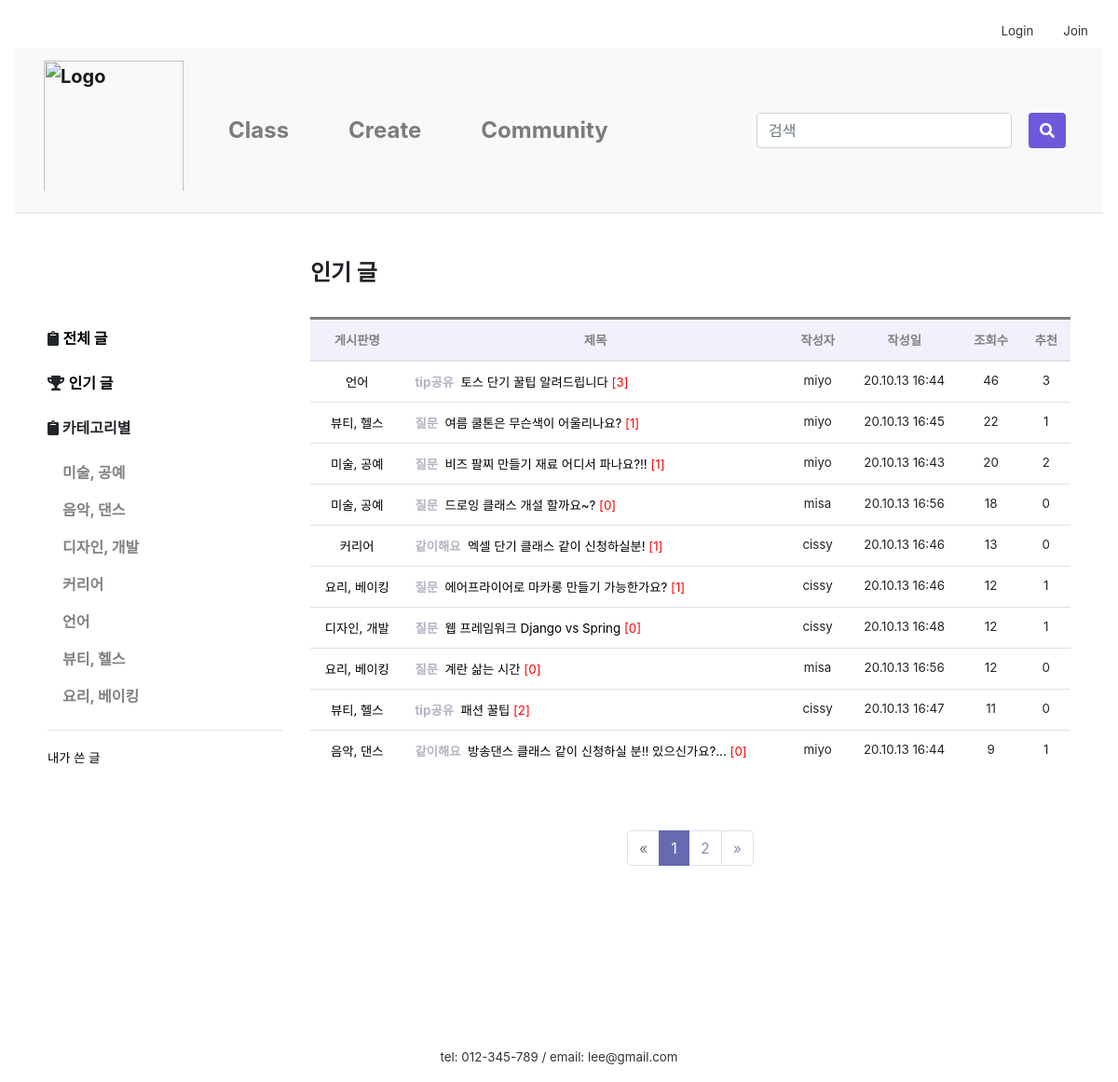
/community/best/, run on an earlier commit of the app's database.
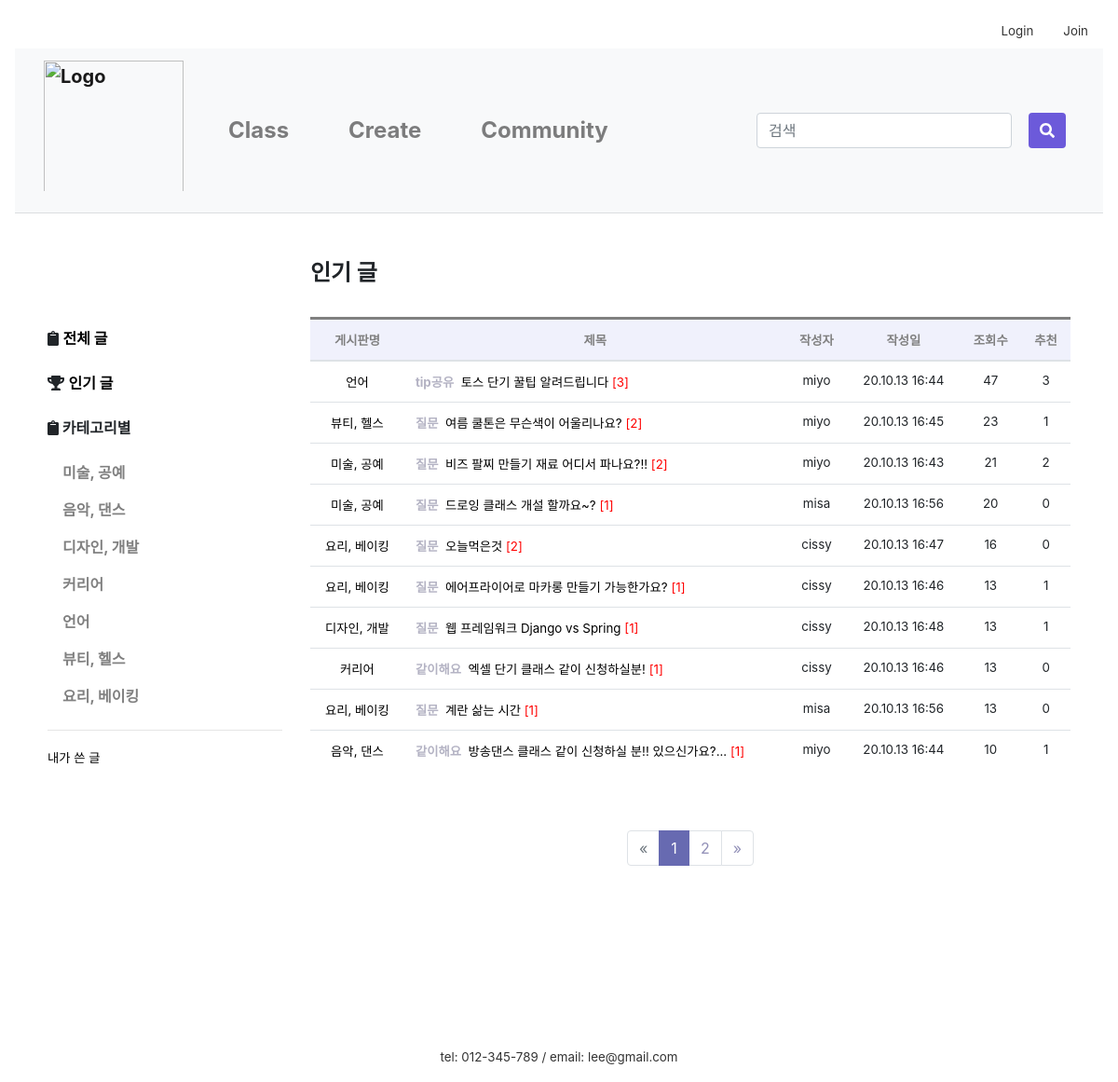
And on a later commit of the database.
### firstApp/models.py (models this page shows, shortened)
class Category(models.Model):
    name = models.CharField(max_length=20)
    def __str__(self):
        return self.name

class Post(models.Model):
    author = models.ForeignKey(settings.AUTH_USER_MODEL, on_delete=models.CASCADE, default=1)
    category = models.ForeignKey('firstApp.Category', on_delete=models.CASCADE, default=2)
    bullet = models.ForeignKey('firstApp.Bullet', on_delete=models.CASCADE, default=1)
    title = models.CharField(max_length=60)
    text = RichTextUploadingField()
    created_date = models.DateTimeField(default=timezone.now)
    published_date = models.DateTimeField(
            blank=True, null=True)
    views = models.PositiveIntegerField(default=0)
    recommendations = models.PositiveIntegerField(default=0)
    recommend_user = models.ManyToManyField(settings.AUTH_USER_MODEL, related_name='recommend_post')
    no_recommendations = models.PositiveIntegerField(default=0)
    no_recommend_user = models.ManyToManyField(settings.AUTH_USER_MODEL, related_name='no_recommend_post')
    class Meta:
        ordering = ['-id']

class Bullet(models.Model):
    name = models.CharField(max_length=20)
    def __str__(self):
        return self.name

### firstApp/views.py (the view)
# urls.py: path('community/best/', views.bestPost, name='bestPost'),
def bestPost(request):
    cate_list = Category.objects.all()
    post_list = Post.objects.order_by('-views', '-recommendations')
    page = request.GET.get('page', 1)
    paginator = Paginator(post_list, 10)
    try:
        posts = paginator.page(page)
    except PageNotAnInteger:
        posts = paginator.page(1)
    except EmptyPage:
        posts = paginator.page(paginator.num_pages)
    return render(request, 'firstApp/community.html', {
       'posts': posts, 'cate_list': cate_list, 'cateName': "인기 글", 'cateId': "0", 'page': page})

### firstApp/templates/firstApp/community.html (shortened to what this page needs)
{% extends 'firstApp/base.html'%}
{% load static %}
{% block content %}
<link href="{% static 'css/paginate.css' %}" rel="stylesheet">
<link href="{% static 'css/community.css' %}" rel="stylesheet">
<div id="main">
    <div class="container">
        <div class="row">
            <div class="col-sm-3">
                <br><br><br>
                <div class="web_sidebar">
                    <ul>
                        <li><i class="fas fa-clipboard"></i>
                            <a class="a_underline font-weight-bolder" href="{% url 'community' %}">전체 글</a>
                        </li>
                        <br>
                        <li><i class="fas fa-trophy"></i>
                            <a class="a_underline font-weight-bolder" href="{% url 'bestPost' %}">인기 글</a>
                        </li>
                        <br>
                        <p class="font-weight-bolder"><i class="fas fa-clipboard"></i> 카테고리별</p>
                        <ul class="nav flex-column">
                            {% for category in cate_list %}
                            <li>
                                <a class="nav-link community-nav-link font-weight-bold"
                                   href="/community/?cateId={{category.pk}}">
                                    {{category.name}}
                                </a>
                            </li>
                            {% endfor %}
                        </ul>
                        <hr>
                        <li><a class="a_underline lighter" href="{% url 'myPost' %}">내가 쓴 글</a></li>
                    </ul>
                </div>
            </div>
            <div class="col-sm-9 post_list" style="margin:0;">
                <h4 style="font-weight:bold;">{{cateName}}</h4>
                <br>
                <div class="blog-post-area">
                    <table class="table" style="border-top-style:solid;">
                        <thead>
                        <tr class="lighter text-center">
                            <th class="col1">게시판명</th>
                            <th class="col2">제목</th>
                            <th class="col3">작성자</th>
                            <th class="col4">작성일</th>
                            <th class="col5">조회수</th>
                            <th class="col6">추천</th>
                        </tr>
                        </thead>
                        {% for post in posts %}
                        <tr>
                            <td class="lighter text-center col1">
                                <a class="a_underline"
                                   href="{% url 'community'%}?cateId={{post.category.pk}}">
                                    {{ post.category }}
                                </a>
                            </td>
                            <td class="lighter col2">
                                <span style="color:#B3B2C3; font-weight:bold;">{{ post.bullet }}</span>&nbsp;
                                <a class="a_underline"
                                   href="{% url 'post_detail' post.pk %}?cateId={{cateId}}&page={{page}}">
                                    {{ post.title|truncatechars:30}}
                                </a>
                                <span class="lighter" style="color:red;">[{{ post.comments.count }}]</span>
                            </td>
                            <td class="lighter text-center col3">{{post.author}}</td>
                            <td class="lighter text-center col4">{{post.created_date|date:'y.m.d H:i'}}</td>
                            <td class="lighter text-center col5">{{post.views}}</td>
                            <td class="lighter text-center col6">{{post.recommendations}}</td>
                        </tr>
                        {% empty %}
                        <tr>
                            <td colspan="6"><p class="text-center" style="padding:20%">해당 게시물은 존재하지
                                않습니다.</p>
                            </td>
                        </tr>
                        {% endfor %}
                    </table>
                </div>
                {% if cateId != "0"%}
                <div class="community_search_bar">
                    <form action=""
                          class="form-inline d-flex justify-content-center md-form form-sm active-cyan-2 mt-2"
                          method="get">
                        <input name="cateId" type="hidden" value="{{cateId}}">
                        <div class="search_criteria text-center">
                            <select class="form-control form-control-sm mr-3 w-15 select_b" name="b">
                                <option value="">전체</option>
                                {% for bullet in bullets %}
                                <option value="{{bullet.pk}}">{{ bullet.name }}</option>
                                {% endfor %}
                            </select>
                            <select class="form-control form-control-sm mr-3 w-15 select_c" name="c">
                                <option value="1">제목+내용</option>
                                <option value="2">작성자</option>
                            </select>
                        </div>
                        <input aria-label="Search" class="form-control form-control-sm mr-3 w-50 search_k"
                               name="k"
                               placeholder="검색어를 입력해주세요." type="text" value="{{ k }}">
                        <span class="community_search_icon">
							<input type="submit" value="검색">
						</span>
                    </form>
                </div>
                {% else %}
                <br><br>
                {% endif %}
                {% if posts.has_other_pages %}
                <nav aria-label="Page navigation example">
                    <ul class="pagination justify-content-center">
                        {% if posts.has_previous %}
                        <li class="page-item">
                            <a aria-label="Previous"
                               class="page-link"
                               href="?cateId={{cateId}}&c={{c}}&k={{k}}&page={{ posts.previous_page_number }}">
                                <span aria-hidden="true">&laquo;</span>
                                <span class="sr-only">Previous</span>
                            </a>
                        </li>
                        {% else %}
                        <li class="page-item disabled"><a class="page-link">
                            <span>&laquo;</span></a></li>
                        {% endif %}
                        {% for i in posts.paginator.page_range %}
                        {% if posts.number == i %}
                        <li class="page-item active">
                            <a class="page-link" href="#">{{ i }}</a>
                        </li>
                        {% else %}
                        <li class="page-item"><a class="page-link"
                                                 href="?cateId={{cateId}}&c={{c}}&k={{k}}&page={{ i }}">{{ i }}</a></li>
                        {% endif %}
                        {% endfor %}
                        {% if posts.has_next %}
                        <li class="page-item">
                            <a aria-label="Next"
                               class="page-link"
                               href="?cateId={{cateId}}&c={{c}}&k={{k}}&page={{ posts.next_page_number }}">
                                <span aria-hidden="true">&raquo;</span>
                            </a>
                        </li>
                        {% else %}
                        <li class="page-item disabled">
                            <a class="page-link">
                                <span>&raquo;</span>
                            </a>
                        </li>
                        {% endif %}
                    </ul>
                </nav>
                {% endif %}
            </div>
        </div>
    </div>
</div>
{% endblock content %}

### firstApp/templates/firstApp/base.html (shortened to what this page needs)
{% load static %}
<link rel="stylesheet" href="https://stackpath.bootstrapcdn.com/bootstrap/4.4.1/css/bootstrap.min.css"
>
<link rel="stylesheet" href="{% static 'css/base.css' %}">
<link rel="stylesheet" href="{% static 'css/navbar_custom.css' %}">
<div class="nav inner">
  <div class="container-fluid" style="width:1500px; padding: 0px;">
    <nav class="nav nav-masthead justify-content-end">
      {% if user.is_active %}
      <a class="nav-link"><strong>{{user.username}}님, 환영합니다!</strong></a>
      <a class="nav-link" href="/logout">Logout</a>
      <a class="nav-link" href="/mypage">Mypage</a>
      {% else %}
      <a class="nav-link" href="/login">Login</a>
      <a class="nav-link" href="/signup">Join</a>
      {% endif %}
    </nav>
  </div>
</div>
<nav class="navbar navbar-expand-lg navbar-light bg-light navbar-custom">
  <div class="container-fluid" style="width:1500px;">
    <a class="navbar-brand logo" href="/"><img src="{% static 'image\logo_1.png' %}" alt="Logo" style="max-width: 30vw; width:150px; padding-bottom:10px;"></a>
  <div class="collapse navbar-collapse" id="navbarSupportedContent">
    <ul class="navbar-nav mr-auto">
      <li class="nav-item nav-item-custom">
        <a class="nav-link" href="/class_search">Class</a>
      </li>
      <li class="nav-item nav-item-custom">
        <a class="nav-link" href="/intro_createclass">Create</a>
      </li>
      <li class="nav-item nav-item-custom">
        <a class="nav-link" href="/community">Community</a>
      </li>
    </ul>
  <div class="nav-item nav-item-custom">
    <div class="row">
      <form class="form-inline my-2 my-lg-0" action="{% url 'searchResult' %}" method="get">
      <div class="col-xs-8" style="max-width:50vw;">
        <input class="form-control mr-sm-2" type="search" placeholder="검색" aria-label="Search" name="qq" value="{{ qq }}">
      </div>
       <div class="col-xs-2" style="margin-left:10px;">
          <button class="btn btn-primary my-2 my-sm-0" type="submit" style="height:38px">
        <i class="fas fa-search"></i>
            </button>
       </div>
      </form>
    </div>
      </div>
  </div>
  </div>
</nav>
<main role="main">
  {% block content %}
  {% endblock content%}
</main>
<footer class="mastfoot mt-auto text-center">
  <div class="inner" style="margin-top:10rem;">
    <p style="margin:0">tel: 012-345-789 /
      email: lee@gmail.com</p>
  </div>
</footer>

### firstApp/static/css/base.css (style rules this page uses)
img { max-width:100%; }
.mastfoot { color: #333; }
.inner { font-size:10pt; }
.btn-primary, .btn-primary:active, .btn-primary:visited { background-color:#6C5ADA !important; border:none !important; color:white !important; }
.a_underline { color:black; }

### firstApp/static/css/navbar_custom.css (style rules this page uses)
a { color:#333; }
.navbar { margin-bottom:30px; border-bottom: 0.1px solid rgb(219, 222, 224); }
.navbar-custom { font-size: x-large; font-weight: bold; background-color: #fff; }
.nav-item-custom { padding-left: 1.5rem; padding-right: 1.5rem; }

### firstApp/static/css/paginate.css (style rules this page uses)
.pagination > .active > a { color: white; background-color: #676AB1 !important; border: solid 1px #676AB1 !important }

### firstApp/static/css/community.css (style rules this page uses)
ul { list-style:none; padding-left:0 }
th { color:gray; background-color:#f0f1fc; }
.lighter { font-size:10pt; }
.community-nav-link,.community_nav-link:visited { color:gray !important; }
#main { transition: margin-left .5s; padding: 20px; }

What changed in the data, as far as the page shows it:
changed Post "토스 단기 꿀팁 알려드립니다": views "46" → "47"
changed Post "여름 쿨톤은 무슨색이 어울리나요?": comments.count "1" → "2"; views "22" → "23"
changed Post "비즈 팔찌 만들기 재료 어디서 파나요?!!": comments.count "1" → "2"; views "20" → "21"
changed Post "드로잉 클래스 개설 할까요~?": comments.count "0" → "1"; views "18" → "20"
changed Post: category "뷰티, 헬스" → "요리, 베이킹"; bullet "tip공유" → "질문"; title "패션 꿀팁" → "오늘먹은것"; views "11" → "16"; moves up the list
changed Post "에어프라이어로 마카롱 만들기 가능한가요?": views "12" → "13"
changed Post "웹 프레임워크 Django vs Spring": comments.count "0" → "1"; views "12" → "13"
shown differently, row unchanged: Post "엑셀 단기 클래스 같이 신청하실분!": moves down the list
changed Post "계란 삶는 시간": comments.count "0" → "1"; views "12" → "13"
changed Post "음악, 댄스": comments.count "0" → "1"; views "9" → "10"
